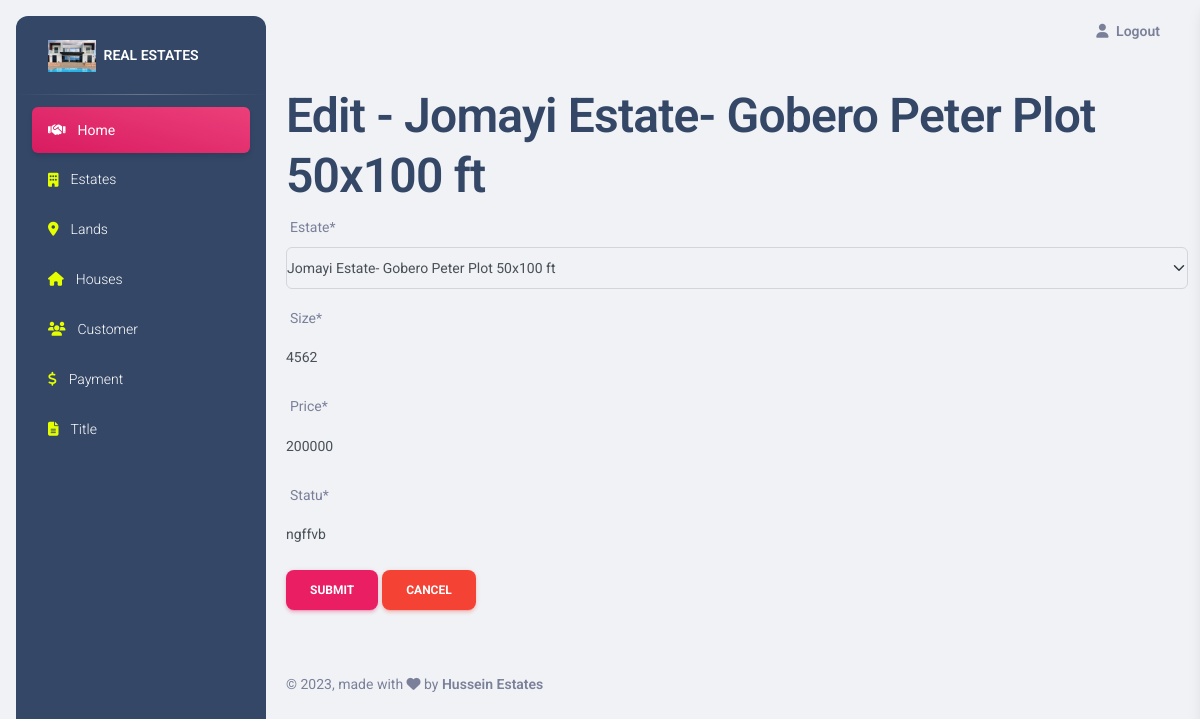
/edit_land/9/ (signed in), run on the app's committed database.
### realestate/models.py (models this page shows, shortened)
class Land(models.Model):
    estate = models.ForeignKey(Estate, on_delete=models.CASCADE)
    size = models.CharField(max_length=20)
    price = models.IntegerField()
    statu = models.CharField(max_length=30)

class Estate(models.Model):
    name = models.CharField(max_length=20)
    location = models.CharField(max_length=30)
    description = models.CharField(max_length=30)
    def __str__(self):
        return f'''{self.name}-
        {self.location}
        {self.description}'''

### realestate/views.py (the view)
# urls.py: path('edit_land/<int:land_id>/', edit_land_view, name='edit_land_page'),
@login_required
def edit_land_view(request, land_id):
    land = Land.objects.get(id=land_id)
    message = ""
    if request.method == "POST":
        land_form = LandForm(request.POST, instance=land)
        if land_form.is_valid():
            land_form.save()
            messages.success(request, "Changes saved Successfully!")
            return redirect(add_land_view)
        else:
            messages.danger(request, "Form has Invalid data!")
    else:
        land_form = LandForm(instance=land)
    context = {
        'form': land_form,
        'land': land,
        'message': message,
    }
    return render(request, 'edit_land.html', context)

### realestate/forms.py
class LandForm(ModelForm):
    class Meta:
        model = Land
        fields = '__all__'

### realestate/templates/edit_land.html (shortened to what this page needs)
{% extends './main.html' %}
{% load crispy_forms_tags %}
{% block content %}
        <h1>Edit - {{land.estate}}</h1>
            <form method="POST">
                {{form | crispy}}
                <input type="submit" class="btn btn-primary">
                <a class="btn btn-danger" href="{% url 'add_land_page'%}">Cancel</a>
            </form>
{% endblock content %}

### data on the page
Land: estate "Jomayi Estate- Gobero Peter Plot 50x100 ft", size "4562", price "200000", statu "ngffvb"
